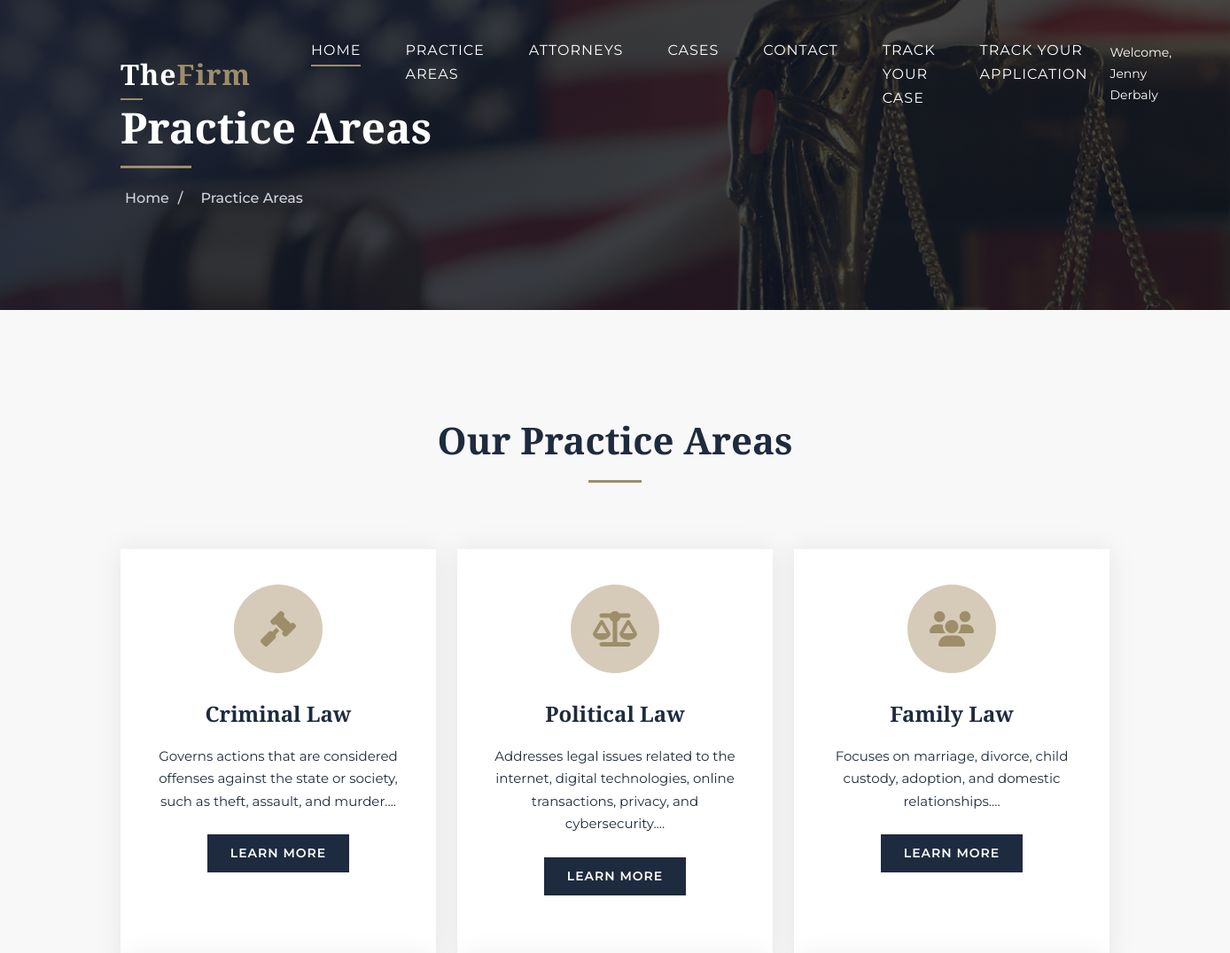
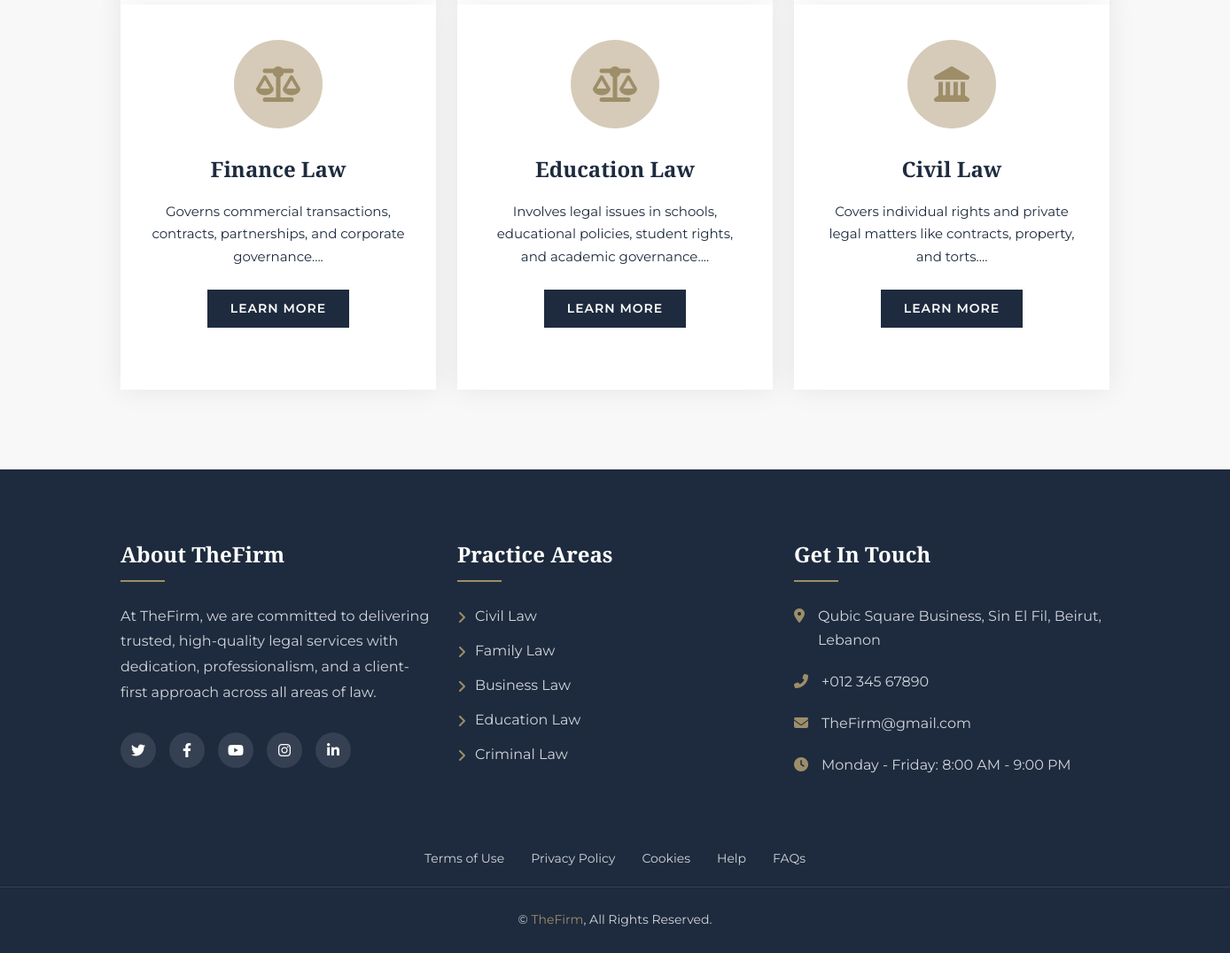
Screenshot of /practice.php (signed in) with the database file from the repository (2 pictures, top to bottom).
### tables this page shows
CREATE TABLE `practicearea` (
  `id` int(50) NOT NULL,
  `name` enum('Criminal','Political','Family','Finance','Education','Civil') NOT NULL,
  `description` varchar(500) NOT NULL,
  `rules` varchar(500) NOT NULL
);

### practice.php (the view, shortened to what this page needs)
<?php
include 'header.php';
?>
<!DOCTYPE html>
<html lang="en">
<head>
    <link href="https://cdnjs.cloudflare.com/ajax/libs/font-awesome/6.4.0/css/all.min.css" rel="stylesheet">
    <link href="https://cdn.jsdelivr.net/npm/bootstrap@5.3.0-alpha3/dist/css/bootstrap.min.css" rel="stylesheet">
    <link href="lib/animate/animate.min.css" rel="stylesheet">
    <link href="lib/owlcarousel/assets/owl.carousel.min.css" rel="stylesheet">
    <link href="css/practice.css" rel="stylesheet">
</head>
<body>
    <div class="page-header">
        <div class="container">
            <div class="row">
                <div class="col-12">
                    <h2>Practice Areas</h2>
                </div>
                <div class="col-12">
                    <div class="breadcrumb">
                        <a href="index.php">Home</a>
                        <a href="practice.php">Practice Areas</a>
                    </div>
                </div>
            </div>
        </div>
    </div>
    <div class="service">
        <div class="container">
            <div class="section-header">
                <h2>Our Practice Areas</h2>
            </div>
            <div class="row">
                <?php
                $sql = "SELECT * FROM `practicearea`";
                $res = $conn->query($sql);
                $icons = [
                    'Civil' => 'fa-landmark',
                    'Family' => 'fa-users',
                    'Criminal' => 'fa-gavel',
                    'Business' => 'fa-briefcase',
                    'Immigration' => 'fa-globe',
                    'Real Estate' => 'fa-home',
                    'Intellectual Property' => 'fa-lightbulb',
                    'Tax' => 'fa-file-invoice-dollar',
                    'Employment' => 'fa-user-tie',
                    'Environmental' => 'fa-leaf'
                ];
                while ($row = $res->fetch_assoc()) {
                    $icon = 'fa-balance-scale';
                    foreach ($icons as $keyword => $iconClass) {
                        if (stripos($row['name'], $keyword) !== false) {
                            $icon = $iconClass;
                            break;
                        }
                    }
                ?>
                    <div class="col-lg-4 col-md-6">
                        <div class="service-item">
                            <div class="service-icon">
                                <i class="fas <?= $icon; ?>"></i>
                            </div>
                            <h3><?= $row['name']; ?> Law</h3>
                            <p><?= substr($row['description'], 0, 150); ?>...</p>
                            <a class="btn" href="#" data-bs-toggle="modal" data-bs-target="#modal<?= $row['id']; ?>">Learn More</a>
                        </div>
                    </div>
                <?php } ?>
            </div>
        </div>
    </div>
    <?php include 'footer.php'; ?>
</body>
</html>

### css/practice.css (style rules this page uses)
:root { --primary: #9d8e69; --primary-dark: #7d6e49; --primary-light: #d5cbb8; --secondary: #2e3b4e; --secondary-light: #4a5b6e; --secondary-dark: #1e2b3e; --accent: #a32c38; --light: #f8f8f8; --dark: #111827; --gray: #6b7280; --gray-light: #d1d5db; --white: #ffffff; --header-height: 90px; }
* { box-sizing: border-box; margin: 0; padding: 0; }
body { font-family: 'Montserrat', sans-serif; font-weight: 400; color: var(--secondary-dark); line-height: 1.7; overflow-x: hidden; background-color: var(--light); position: relative; }
h1, h2, h3, h4, h5, h6 { font-family: 'Cormorant', serif; font-weight: 700; line-height: 1.3; color: var(--secondary-dark); }
a { text-decoration: none; color: inherit; transition: all 0.3s ease; }
.page-header { position: relative; height: 350px; display: flex; align-items: center; background-image: url('img/carousel-1.jpg'); background-size: cover; background-position: center; margin-bottom: 60px; }
.page-header::before { content: ''; position: absolute; top: 0; left: 0; width: 100%; height: 100%; background: linear-gradient(to right, rgba(17, 24, 39, 0.9), rgba(17, 24, 39, 0.7)); z-index: 1; }
.page-header .container { position: relative; z-index: 2; }
.page-header h2 { font-size: 48px; color: var(--white); margin-bottom: 20px; position: relative; padding-bottom: 15px; }
.page-header h2::after { content: ''; position: absolute; width: 80px; height: 3px; background-color: var(--primary); bottom: 0; left: 0; }
.page-header .breadcrumb { display: flex; background: transparent; padding: 0; margin: 0; }
.page-header a { color: var(--gray-light); font-size: 16px; font-weight: 500; transition: all 0.3s; position: relative; padding: 0 5px; }
.page-header a:not(:last-child):after { content: '/'; margin: 0 10px; color: var(--gray-light); }
.service { padding: 60px 0 90px; }
.section-header { margin-bottom: 50px; text-align: center; }
.section-header h2 { font-size: 42px; margin-bottom: 25px; position: relative; padding-bottom: 20px; display: inline-block; }
.section-header h2::after { content: ''; position: absolute; width: 60px; height: 3px; background-color: var(--primary); bottom: 0; left: 50%; transform: translateX(-50%); }
.service-item { position: relative; width: 100%; height: 100%; padding: 40px 30px; text-align: center; background: var(--white); box-shadow: 0 0 30px rgba(0, 0, 0, 0.08); transition: all .3s; margin-bottom: 30px; }
.service-icon { width: 100px; height: 100px; margin: 0 auto 30px; display: flex; align-items: center; justify-content: center; border-radius: 50%; background: var(--primary-light); transition: all .5s; }
.service-icon i { font-size: 40px; color: var(--primary); transition: all .5s; }
.service-item h3 { margin-bottom: 20px; font-size: 24px; transition: all .5s; }
.service-item p { margin-bottom: 25px; font-size: 15px; transition: all .5s; }
.service-item .btn { position: relative; display: inline-block; padding: 10px 25px; background: var(--secondary-dark); color: var(--white); font-weight: 600; letter-spacing: 1px; text-transform: uppercase; transition: all .5s; }
.btn { display: inline-block; padding: 12px 30px; border-radius: 0; font-weight: 600; font-size: 14px; letter-spacing: 1px; text-transform: uppercase; transition: all 0.3s ease; position: relative; overflow: hidden; z-index: 1; }
.btn::after { content: ''; position: absolute; bottom: 0; left: 0; width: 100%; height: 100%; z-index: -2; }
.btn::before { content: ''; position: absolute; bottom: 0; left: 0; width: 0%; height: 100%; transition: all 0.3s; z-index: -1; }

### practice.php (style rules this page uses)
.page-header { height: 350px; display: flex; align-items: center; justify-content: center; background-color: #f5f5f5; padding: 20px 0; }

### rows the page displays
practicearea: name "Criminal", description "Governs actions that are considered offenses against the state or society, such as theft, assault, and murder."
practicearea: name "Political", description "Addresses legal issues related to the internet, digital technologies, online transactions, privacy, and cybersecurity."
practicearea: name "Family", description "Focuses on marriage, divorce, child custody, adoption, and domestic relationships."
practicearea: name "Finance", description "Governs commercial transactions, contracts, partnerships, and corporate governance."
practicearea: name "Education", description "Involves legal issues in schools, educational policies, student rights, and academic governance."
practicearea: name "Civil", description "Covers individual rights and private legal matters like contracts, property, and torts."

### other values shown
$_SESSION['user']['fullName'] "Jenny Derbaly"
